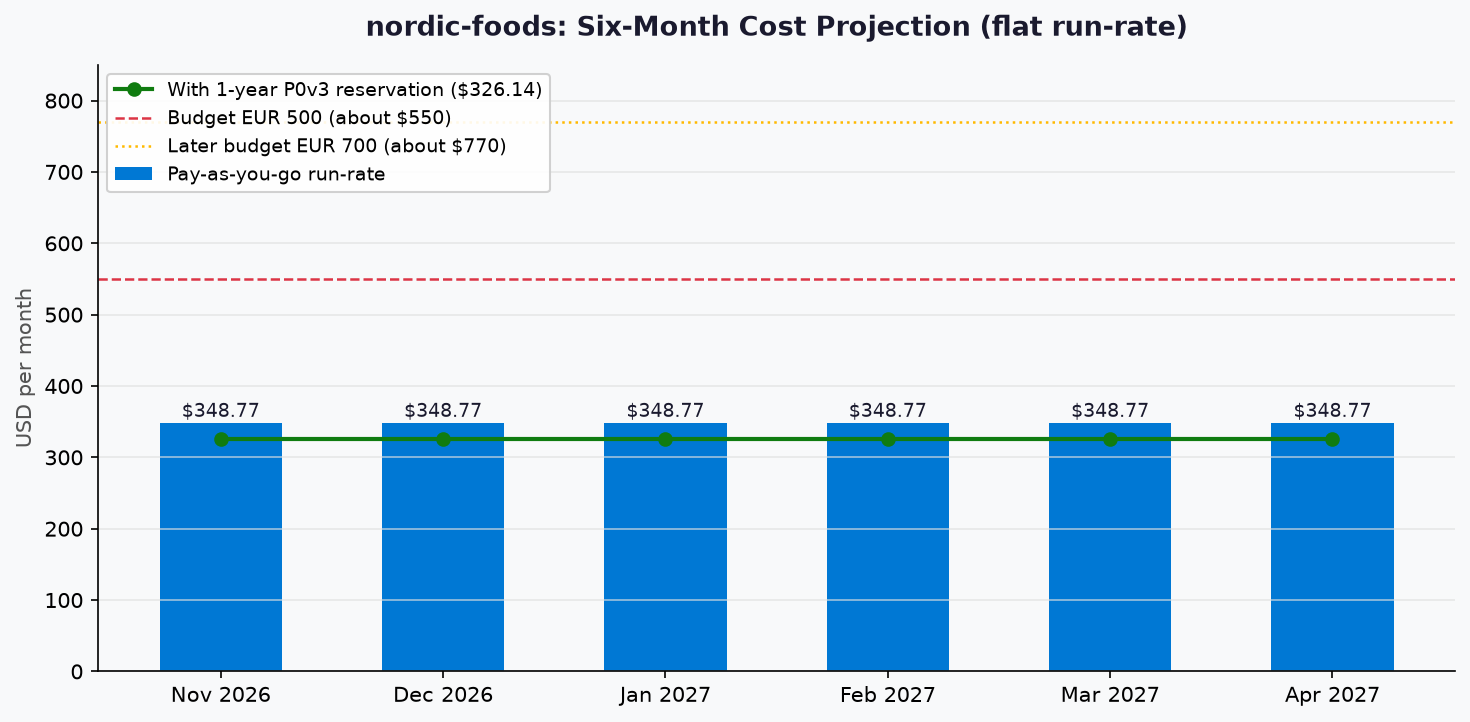

Here is the Python script that generated this plot:
"""Six-month cost projection for nordic-foods (Step 2).

Flat run-rate: every Dev, Prod and shared resource is on a fixed-price SKU or tiny
usage meter, so no month-to-month growth is priced. The 3x seasonal peak is a
load-test question, not a priced scale-up. The Prod go-live month is not yet known,
so every month shows the full steady-state total as an upper bound.
"""

import sys
from pathlib import Path

import matplotlib.pyplot as plt

REPO_ROOT = Path(__file__).resolve().parents[2]
SCRIPTS = REPO_ROOT / ".github/skills/apex-python-diagrams/scripts"
if str(SCRIPTS) not in sys.path:
    sys.path.insert(0, str(SCRIPTS))
from diagram_io import save_figure  # noqa: E402

MONTHS = ["Nov 2026", "Dec 2026", "Jan 2027", "Feb 2027", "Mar 2027", "Apr 2027"]
RUN_RATE = 348.7734  # cost-estimate-subagent totals: 297.6940 + 51.0794
WITH_RESERVATION = 326.1367  # RUN_RATE minus the worker-quantified Prod P0v3 1-year monthly saving 22.6367
BUDGET_INITIAL = 550.0  # EUR 500 at the approved 1.10 USD per EUR planning rate
BUDGET_LATER = 770.0  # EUR 700 at the same rate


def main() -> None:
    fig, ax = plt.subplots(figsize=(10, 5))
    fig.patch.set_facecolor("#F8F9FA")
    ax.set_facecolor("#F8F9FA")

    bars = ax.bar(MONTHS, [RUN_RATE] * len(MONTHS), color="#0078D4", width=0.55, label="Pay-as-you-go run-rate")
    for bar in bars:
        ax.text(bar.get_x() + bar.get_width() / 2, RUN_RATE + 8, f"${RUN_RATE:,.2f}", ha="center", fontsize=9, color="#1A1A2E")

    ax.plot(MONTHS, [WITH_RESERVATION] * len(MONTHS), color="#107C10", linewidth=2, marker="o", label=f"With 1-year P0v3 reservation (${WITH_RESERVATION:,.2f})")
    ax.axhline(BUDGET_INITIAL, color="#DC3545", linewidth=1.2, linestyle="--", label=f"Budget EUR 500 (about ${BUDGET_INITIAL:,.0f})")
    ax.axhline(BUDGET_LATER, color="#FFB900", linewidth=1.2, linestyle=":", label=f"Later budget EUR 700 (about ${BUDGET_LATER:,.0f})")

    ax.set_ylim(0, 850)
    ax.set_ylabel("USD per month", fontsize=10, color="#555")
    ax.set_title("nordic-foods: Six-Month Cost Projection (flat run-rate)", fontsize=13, fontweight="bold", color="#1A1A2E", pad=14)
    ax.spines[["top", "right"]].set_visible(False)
    ax.grid(axis="y", color="#E0E0E0", linewidth=0.8, alpha=0.7)
    ax.legend(fontsize=9, loc="upper left", framealpha=0.9, edgecolor="#CCC")

    plt.tight_layout(pad=1.4)
    out = Path(__file__).resolve().parent / "03-des-cost-projection"
    save_figure(fig, str(out), bbox_inches="tight", facecolor=fig.get_facecolor())
    plt.close()
    print(f"Generated: {out}.png (+ .svg sibling)")


if __name__ == "__main__":
    main()
